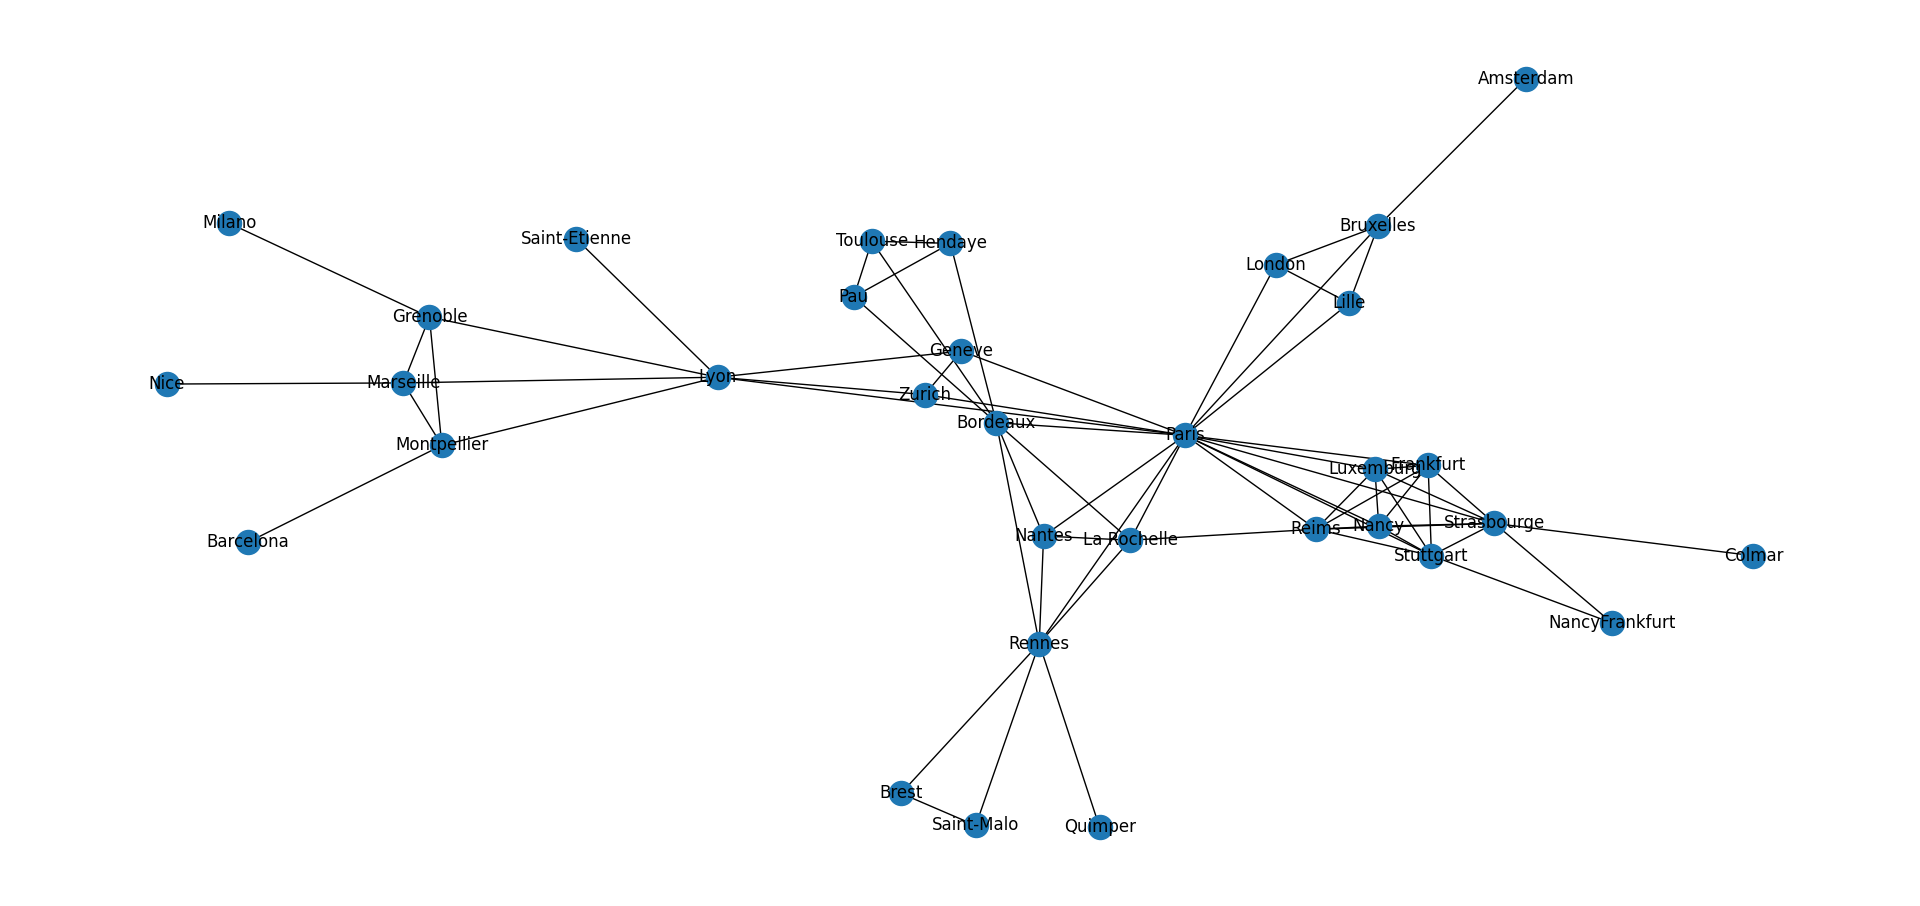

Reproduce this figure in Python.
import networkx as nx
import matplotlib.pyplot as plt

def create_tgv_graph():
    tgv_graph = {
        'Paris': [
            'London', 
            'Bruxelles', 
            'Nantes', 
            'Rennes', 
            'La Rochelle', 
            'Lyon', 
            'Reims', 
            'Lille', 
            'Luxemburg', 
            'Strasbourge', 
            'Nancy',
            'Geneve',
            'Zurich',
            'Frankfurt',
            'Stuttgart',
            'Bordeaux'
        ],
        'Lyon': [
            'Saint-Etienne',
            'Marseille',
            'Geneve',
            'Paris',
            'Zurich',
            'Grenoble',
            'Montpellier'
        ],
        'Marseille': [
            'Nice',
            'Montpellier',
            'Lyon',
            'Grenoble',
        ],
        'Montpellier': [
            'Barcelona',
            'Marseille',
            'Grenoble',
            'Lyon'
        ],
        'Barcelona': [
            'Montpellier',
        ],
        'Nice': [
            'Marseille'
        ],
        'Grenoble': [
            'Milano',
            'Lyon'
        ],
        'Saint-Etienne': [
            'Lyon'
        ],
        'Milano': [
            'Grenoble'
        ],
        'Geneve': [
            'Paris',
            'Lyon',
            'Zurich'
        ],
        'Zurich': [
            'Paris',
            'Lyon',
            'Geneve'
        ],
        'Reims': [
            'Paris',
            'La Rochelle', 
            'Strasbourge', 
            'Nancy',
            'Frankfurt',
            'Stuttgart',
            'Luxemburg'
        ],
        'Luxemburg': [
            'Paris',
            'Reims',
            'Strasbourge',
            'Nancy',
            'Stuttgart',
            'Frankfurt'
        ],
        'Nancy': [
            'Luxemburg',
            'Reims',
            'Paris',
            'Frankfurt',
            'Stuttgart',
            'Strasbourge'
        ],
        'Frankfurt': [
            'Luxemburg',
            'Reims',
            'Paris',
            'Stuttgart',
            'Strasbourge',
            'Nancy'
        ],
        'Stuttgart': [
            'Luxemburg',
            'Reims',
            'Paris',
            'Strasbourge',
            'Nancy'
            'Frankfurt'
        ],
        'Strasbourge': [
            'Luxemburg',
            'Reims',
            'Paris',
            'Colmar',
            'Nancy'
            'Frankfurt',
            'Stuttgart'
        ],
        'Colmar': [
            'Strasbourge'
        ],
        'Lille': [
            'Paris',
            'London',
            'Bruxelles'
        ],
        'Bruxelles': [
            'Amsterdam',
            'Lille',
            'Paris',
            'London'
        ],
        'Amsterdam': [
            'Bruxelles'
        ],
        'Rennes': [
            'Paris',
            'Nantes',
            'La Rochelle',
            'Bordeaux',
            'Saint-Malo',
            'Quimper',
            'Brest',
        ],
        'Saint-Malo': [
            'Rennes',
            'Brest'
        ],
        'Brest': [
            'Rennes',
            'Saint-Malo'
        ],
        'Quimper': [
            'Rennes'
        ],
        'Nantes': [
            'Paris',
            'Bordeaux',
            'La Rochelle',
            'Rennes'
        ],
        'Bordeaux': [
            'Paris',
            'Nantes',
            'Rennes',
            'La Rochelle',
            'Hendaye',
            'Pau',
            'Toulouse',
        ],
        'Toulouse': [
            'Bordeaux',
            'Hendaye',
            'Pau',
        ],
        'Pau': [
            'Bordeaux',
            'Hendaye',
            'Toulouse',
        ],
        'Hendaye': [
            'Bordeaux',
            'Toulouse',
            'Pau',
        ]
    }

    return nx.Graph(tgv_graph)

def visualize_graph(G):
    nx.draw(G, with_labels=True)
    plt.show()

def get_vertices_qty(G):
    return G.number_of_nodes()

def get_edges_qty(G):
    return G.number_of_edges()

def get_vertices_degrees(G):
    return G.degree()

G = create_tgv_graph()
print(f'Vertices quantity in the graph: {get_vertices_qty(G)}')
print(f'Edges quantity in the graph: {get_edges_qty(G)}')
for vertex in get_vertices_degrees(G):
    print(f'Vertex {vertex[0]} has degree {vertex[1]}')
visualize_graph(G)
